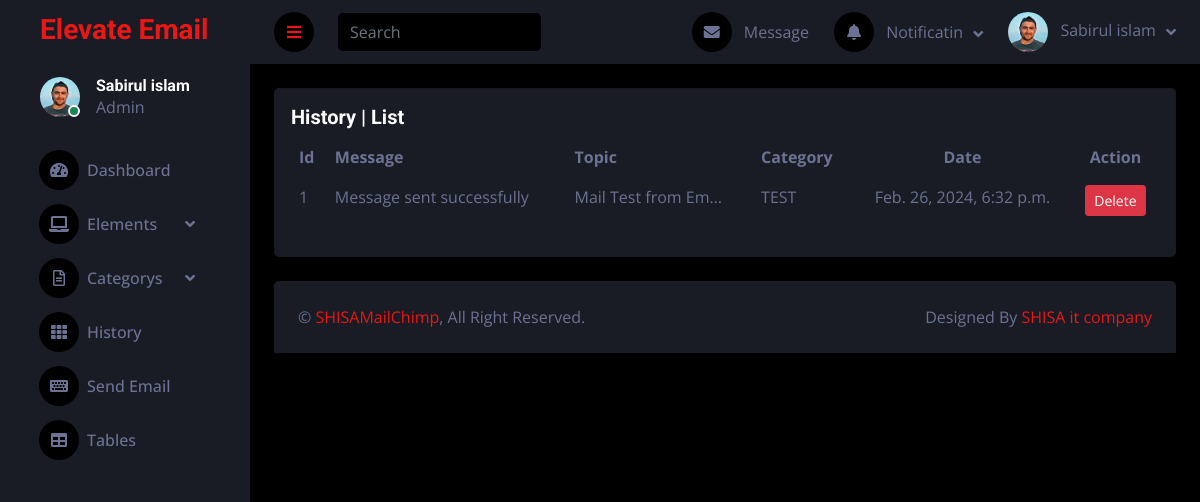
The page /history (signed in) on the database its author committed.
### core/models.py (models this page shows, shortened)
class MessageSendHistory(models.Model):
    message = models.CharField(max_length=250)
    category = models.CharField(max_length=250)
    topic = models.CharField( max_length=500,null=True,blank=True)
    date = models.DateTimeField(auto_now_add=True)

### core/views.py (the view)
# urls.py: path('history', history, name="history"),
@login_required(login_url='signin')
def history(request):
    historys = MessageSendHistory.objects.order_by('-id')
    length = MessageSendHistory.objects.all()
    obj = EmailAdd.objects.all()
    uCategory = dict()
    for unique in obj:
        if unique.category in uCategory:
            uCategory[unique.category] += 1
        else:
            uCategory[unique.category] = 1
    context = {
        'history': history,
        'historys': historys,
        'length': len(length),
        'category': uCategory,
    }
    return render(request, 'home/history.html', context)

### core/templates/home/history.html (shortened to what this page needs)
{% extends 'base/base.html' %}
{% block body %}
<div class="container-fluid pt-4 px-4">
  <div class="row">
    <div class="col-12">
      <div class="card add_email_table overflow-auto">
        <div class="card-body">
          <h5 class="card-title">History <span>| List </span></h5>
          <table class="table table-borderless datatable">
            <thead>
              <tr>
                <th scope="col">Id</th>
                <th scope="col">Message</th>
                <th scope="col">Topic</th>
                <th scope="col">Category</th>
                <th style="text-align: center;" scope="col">Date</th>
                <th style="text-align: center;" scope="col">Action</th>
              </tr>
            </thead>
            <tbody>
              {% for history in historys %}
              <tr>
                <td>{{ forloop.counter }}</td>
                <td>{{history.message}}</td>
                <td>{{history.topic|truncatechars:18}}</td>
                <td>{{history.category}}</td>
                <td style="text-align: center;">{{history.date}}</td>
                <td style="text-align: center;">
                  <a href="/historydelete/{{history.id}}" class="btn btn-sm btn-danger ">Delete</a>
                </td>
              </tr>
              {% endfor %}
            </tbody>
          </table>
        </div>
      </div>
    </div>
  </div>
</div>
{% endblock body %}

### templates/base/base.html (shortened to what this page needs)
<!DOCTYPE html>
{% load static %}
<html lang="en">
<head>
    <link href="https://cdnjs.cloudflare.com/ajax/libs/font-awesome/5.10.0/css/all.min.css" rel="stylesheet">
    <link href="https://cdn.jsdelivr.net/npm/bootstrap-icons@1.4.1/font/bootstrap-icons.css" rel="stylesheet">
    <link rel="stylesheet" href="https://stackpath.bootstrapcdn.com/bootstrap/4.4.1/css/bootstrap.min.css"
>
    <link href="https://cdn.jsdelivr.net/npm/summernote@0.8.18/dist/summernote-bs4.min.css" rel="stylesheet">
    <link href="{% static 'core/assets/css/bootstrap.min.css' %}" rel="stylesheet">
    <link href="{% static 'core/assets/css/style.css' %}" rel="stylesheet">
    <link href="{% static 'home/assets/vendor/simple-datatables/style.css' %}" rel="stylesheet">
    <link href="{% static 'home/assets/css/index.css' %}" rel="stylesheet">
</head>
<body>
    <div class="container-fluid position-relative d-flex p-0">
        <div class="sidebar pe-4 pb-3">
            <nav class="navbar bg-secondary navbar-dark">
                <a href="{% url 'HOME' %}" class="navbar-brand mx-4 mb-3">
                    <h3 class="text-primary">Elevate Email</h3>
                </a>
                <div class="d-flex align-items-center ms-4 mb-4">
                    <div class="position-relative">
                        <img class="rounded-circle" src="{% static 'core/assets/img/testimonial-2.jpg' %}" alt=""
                            style="width: 40px; height: 40px;">
                        <div
                            class="bg-success rounded-circle border border-2 border-white position-absolute end-0 bottom-0 p-1">
                        </div>
                    </div>
                    <div class="ms-3">
                        <h6 class="mb-0">{{request.user.first_name}}</h6>
                        <span>Admin</span>
                    </div>
                </div>
                <div class="navbar-nav w-100">
                    <a href="{% url 'HOME' %}" class="nav-item nav-link"><i class="fa fa-tachometer-alt me-2"></i>Dashboard</a>
                    <div class="nav-item dropdown">
                        <a href="#" class="nav-link dropdown-toggle" data-bs-toggle="dropdown"><i
                                class="fa fa-laptop me-2"></i>Elements</a>
                    </div>
                    <div class="nav-item dropdown">
                        <a href="#" class="nav-link dropdown-toggle" data-bs-toggle="dropdown"><i
                                class="far fa-file-alt me-2"></i>Categorys</a>
                    </div>
                    <a href="{% url 'history' %}" class="nav-item nav-link"><i class="fa fa-th me-2"></i>History</a>
                    <a href="{% url 'send_mail' %}" class="nav-item nav-link"><i class="fa fa-keyboard me-2"></i>Send Email</a>
                    <a href="{% url 'table_view' %}" class="nav-item nav-link"><i class="fa fa-table me-2"></i>Tables</a>
                </div>
            </nav>
        </div>
        <div class="content">
            <nav class="navbar navbar-expand bg-secondary navbar-dark sticky-top px-4 py-0">
                <a href="#" class="sidebar-toggler flex-shrink-0">
                    <i class="fa fa-bars"></i>
                </a>
                <form class="d-none d-md-flex ms-4">
                    <input class="form-control bg-dark border-0" type="search" placeholder="Search">
                </form>
                <div class="navbar-nav align-items-center ms-auto">
                    <div class="nav-item dropdown">
                        <a href="https://gmail.com/" target="_blank" class="nav-link ">
                            <i class="fa fa-envelope me-lg-2"></i>
                            <span class="d-none d-lg-inline-flex">Message</span>
                        </a>
                    </div>
                    <div class="nav-item dropdown">
                        <a href="#" class="nav-link dropdown-toggle" data-bs-toggle="dropdown">
                            <i class="fa fa-bell me-lg-2"></i>
                            <span class="d-none d-lg-inline-flex">Notificatin</span>
                        </a>
                    </div>
                    <div class="nav-item dropdown">
                        <a href="#" class="nav-link dropdown-toggle" data-bs-toggle="dropdown">
                            <img class="rounded-circle me-lg-2" src="{% static 'core/assets/img/testimonial-2.jpg' %}"
                                alt="" style="width: 40px; height: 40px;">
                            <span class="d-none d-lg-inline-flex">{{request.user.first_name}}</span>
                        </a>
                    </div>
                </div>
            </nav>
            {% block body %}{% endblock body %}
            <div class="container-fluid pt-4 px-4">
                <div class="bg-secondary rounded-top p-4">
                    <div class="row">
                        <div class="col-12 col-sm-6 text-center text-sm-start">
                            &copy; <a href="#">SHISAMailChimp</a>, All Right Reserved.
                        </div>
                        <div class="col-12 col-sm-6 text-center text-sm-end">
                            Designed By <a href="http://devsabirul.herokuapp.com/" target="_blank">SHISA it company</a>
                        </div>
                    </div>
                </div>
            </div>
        </div>
    </div>
</body>
</html>

### static/core/assets/css/style.css (style rules this page uses)
:root { --primary: #EB1616; --secondary: #191C24; --light: #6C7293; --dark: #000000; }
.btn { transition: .5s; }
.sidebar { position: fixed; top: 0; left: 0; bottom: 0; width: 250px; height: auto; overflow-y: auto; background: var(--secondary); transition: 0.5s; z-index: 999; }
.content { margin-left: 250px; min-height: 100vh; background: var(--dark); transition: 0.5s; }
@media (min-width: 992px) { .sidebar { margin-left: 0; } }
@media (min-width: 992px) { .content { width: calc(100% - 250px); } }
.sidebar .navbar .navbar-nav .nav-link { padding: 7px 20px; color: var(--light); font-weight: 500; border-left: 3px solid var(--secondary); border-radius: 0 30px 30px 0; outline: none; }
.sidebar .navbar .navbar-nav .nav-link i { width: 40px; height: 40px; display: inline-flex; align-items: center; justify-content: center; background: var(--dark); border-radius: 40px; }
.sidebar .navbar .dropdown-toggle::after { position: absolute; top: 15px; right: 15px; border: none; content: "\f107"; font-family: "Font Awesome 5 Free"; font-weight: 900; transition: .5s; }
.content .navbar .navbar-nav .nav-link { margin-left: 25px; padding: 12px 0; color: var(--light); outline: none; }
.content .navbar .sidebar-toggler, .content .navbar .navbar-nav .nav-link i { width: 40px; height: 40px; display: inline-flex; align-items: center; justify-content: center; background: var(--dark); border-radius: 40px; }
.content .navbar .dropdown-toggle::after { margin-left: 6px; vertical-align: middle; border: none; content: "\f107"; font-family: "Font Awesome 5 Free"; font-weight: 900; transition: .5s; }

### static/home/assets/css/index.css (style rules this page uses)
.card.add_email_table.overflow-auto { background: #191C24 !important; }

### rows shown on the page
MessageSendHistory: message "Message sent successfully", topic "Mail Test from Em…", category "TEST", date "Feb. 26, 2024, 6:32 p.m."

### other values the page prints
{{ request.user.first_name }} "Sabirul islam"
